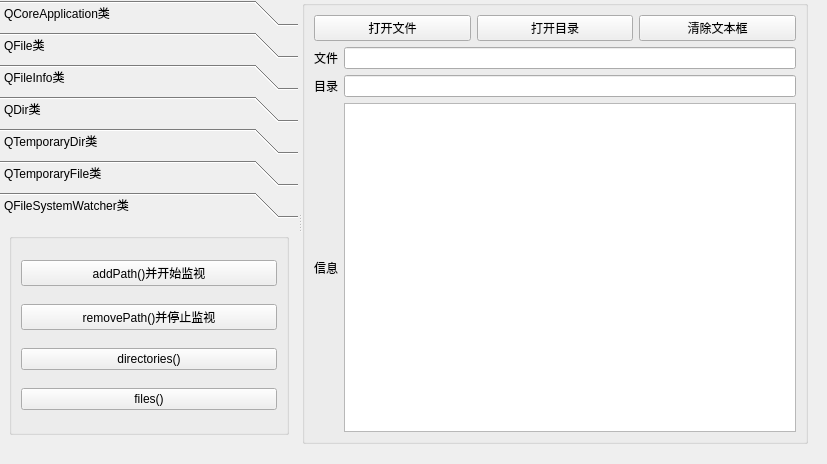
<?xml version="1.0" encoding="UTF-8"?>
<ui version="4.0">
 <class>Dialog</class>
 <widget class="QDialog" name="Dialog">
  <property name="geometry">
   <rect>
    <x>0</x>
    <y>0</y>
    <width>827</width>
    <height>464</height>
   </rect>
  </property>
  <property name="windowTitle">
   <string>Dialog</string>
  </property>
  <widget class="QSplitter" name="splitter">
   <property name="geometry">
    <rect>
     <x>0</x>
     <y>0</y>
     <width>808</width>
     <height>444</height>
    </rect>
   </property>
   <property name="orientation">
    <enum>Qt::Horizontal</enum>
   </property>
   <widget class="QToolBox" name="toolBox">
    <property name="currentIndex">
     <number>6</number>
    </property>
    <widget class="QWidget" name="pageApp">
     <property name="geometry">
      <rect>
       <x>0</x>
       <y>0</y>
       <width>266</width>
       <height>249</height>
      </rect>
     </property>
     <attribute name="icon">
      <iconset resource="res.qrc">
       <normaloff>:/images/images/802.bmp</normaloff>:/images/images/802.bmp</iconset>
     </attribute>
     <attribute name="label">
      <string>QCoreApplication类</string>
     </attribute>
     <layout class="QVBoxLayout" name="verticalLayout_2">
      <item>
       <widget class="QGroupBox" name="groupBox_2">
        <property name="title">
         <string/>
        </property>
        <layout class="QVBoxLayout" name="verticalLayout">
         <item>
          <widget class="QPushButton" name="pushButton">
           <property name="text">
            <string>applicationDirPath()</string>
           </property>
          </widget>
         </item>
         <item>
          <widget class="QPushButton" name="pushButton_2">
           <property name="text">
            <string>applicationFilePath()</string>
           </property>
          </widget>
         </item>
         <item>
          <widget class="QPushButton" name="pushButton_3">
           <property name="text">
            <string>applicationName()</string>
           </property>
          </widget>
         </item>
         <item>
          <widget class="QPushButton" name="pushButton_4">
           <property name="text">
            <string>setApplicationName</string>
           </property>
          </widget>
         </item>
         <item>
          <widget class="QPushButton" name="pushButton_5">
           <property name="toolTip">
            <string>lib</string>
           </property>
           <property name="text">
            <string>libraryPaths()</string>
           </property>
          </widget>
         </item>
         <item>
          <widget class="QPushButton" name="pushButton_6">
           <property name="text">
            <string>organizationName()</string>
           </property>
          </widget>
         </item>
         <item>
          <widget class="QPushButton" name="pushButton_7">
           <property name="text">
            <string>exit()退出程序</string>
           </property>
          </widget>
         </item>
        </layout>
       </widget>
      </item>
     </layout>
    </widget>
    <widget class="QWidget" name="pageFile">
     <property name="geometry">
      <rect>
       <x>0</x>
       <y>0</y>
       <width>266</width>
       <height>276</height>
      </rect>
     </property>
     <attribute name="icon">
      <iconset resource="res.qrc">
       <normaloff>:/images/images/804.bmp</normaloff>:/images/images/804.bmp</iconset>
     </attribute>
     <attribute name="label">
      <string>QFile类</string>
     </attribute>
     <layout class="QVBoxLayout" name="verticalLayout_7">
      <item>
       <widget class="QGroupBox" name="groupBox_4">
        <property name="title">
         <string>静态函数</string>
        </property>
        <layout class="QGridLayout" name="gridLayout_2">
         <item row="0" column="0">
          <widget class="QPushButton" name="pushButton_14">
           <property name="text">
            <string>copy()</string>
           </property>
          </widget>
         </item>
         <item row="0" column="1">
          <widget class="QPushButton" name="pushButton_15">
           <property name="text">
            <string>exists()</string>
           </property>
          </widget>
         </item>
         <item row="1" column="0">
          <widget class="QPushButton" name="pushButton_16">
           <property name="text">
            <string>remove()</string>
           </property>
          </widget>
         </item>
         <item row="1" column="1">
          <widget class="QPushButton" name="pushButton_17">
           <property name="text">
            <string>rename()</string>
           </property>
          </widget>
         </item>
         <item row="2" column="0">
          <widget class="QPushButton" name="pushButton_18">
           <property name="text">
            <string>move To Trash()</string>
           </property>
          </widget>
         </item>
        </layout>
       </widget>
      </item>
      <item>
       <widget class="QGroupBox" name="groupBox_5">
        <property name="title">
         <string>成员函数</string>
        </property>
        <layout class="QGridLayout" name="gridLayout_3">
         <item row="0" column="0">
          <widget class="QPushButton" name="pushButton_19">
           <property name="text">
            <string>copy()</string>
           </property>
          </widget>
         </item>
         <item row="0" column="1">
          <widget class="QPushButton" name="pushButton_20">
           <property name="text">
            <string>exists()</string>
           </property>
          </widget>
         </item>
         <item row="1" column="0">
          <widget class="QPushButton" name="pushButton_21">
           <property name="text">
            <string>remove()</string>
           </property>
          </widget>
         </item>
         <item row="1" column="1">
          <widget class="QPushButton" name="pushButton_22">
           <property name="text">
            <string>rename()</string>
           </property>
          </widget>
         </item>
         <item row="2" column="0">
          <widget class="QPushButton" name="pushButton_23">
           <property name="text">
            <string>move To Trash()</string>
           </property>
          </widget>
         </item>
        </layout>
       </widget>
      </item>
     </layout>
    </widget>
    <widget class="QWidget" name="pageFileInfo">
     <property name="geometry">
      <rect>
       <x>0</x>
       <y>-74</y>
       <width>290</width>
       <height>324</height>
      </rect>
     </property>
     <attribute name="icon">
      <iconset resource="res.qrc">
       <normaloff>:/images/images/135.JPG</normaloff>:/images/images/135.JPG</iconset>
     </attribute>
     <attribute name="label">
      <string>QFileInfo类</string>
     </attribute>
     <layout class="QVBoxLayout" name="verticalLayout_8">
      <item>
       <widget class="QGroupBox" name="groupBox_6">
        <property name="title">
         <string>文件信息</string>
        </property>
        <layout class="QGridLayout" name="gridLayout_4">
         <item row="0" column="0">
          <widget class="QPushButton" name="pushButton_24">
           <property name="text">
            <string>absoluteFilePath()</string>
           </property>
          </widget>
         </item>
         <item row="0" column="1">
          <widget class="QPushButton" name="pushButton_25">
           <property name="text">
            <string>absolutePath()</string>
           </property>
          </widget>
         </item>
         <item row="1" column="0">
          <widget class="QPushButton" name="pushButton_26">
           <property name="text">
            <string>fileName()</string>
           </property>
          </widget>
         </item>
         <item row="1" column="1">
          <widget class="QPushButton" name="pushButton_27">
           <property name="text">
            <string>filePath()</string>
           </property>
          </widget>
         </item>
         <item row="2" column="0">
          <widget class="QPushButton" name="pushButton_28">
           <property name="text">
            <string>size()</string>
           </property>
          </widget>
         </item>
         <item row="2" column="1">
          <widget class="QPushButton" name="pushButton_29">
           <property name="text">
            <string>path()</string>
           </property>
          </widget>
         </item>
         <item row="3" column="0">
          <widget class="QPushButton" name="pushButton_40">
           <property name="text">
            <string>baseName()</string>
           </property>
          </widget>
         </item>
         <item row="3" column="1">
          <widget class="QPushButton" name="pushButton_41">
           <property name="text">
            <string>completeBaseName()</string>
           </property>
          </widget>
         </item>
         <item row="4" column="0">
          <widget class="QPushButton" name="pushButton_30">
           <property name="text">
            <string>suffix()</string>
           </property>
          </widget>
         </item>
         <item row="4" column="1">
          <widget class="QPushButton" name="pushButton_31">
           <property name="text">
            <string>completeSuffix()</string>
           </property>
          </widget>
         </item>
         <item row="5" column="0">
          <widget class="QPushButton" name="pushButton_32">
           <property name="text">
            <string>isDir()</string>
           </property>
          </widget>
         </item>
         <item row="5" column="1">
          <widget class="QPushButton" name="pushButton_33">
           <property name="text">
            <string>isFile()</string>
           </property>
          </widget>
         </item>
         <item row="6" column="0">
          <widget class="QPushButton" name="pushButton_34">
           <property name="text">
            <string>isExecutable()</string>
           </property>
          </widget>
         </item>
         <item row="6" column="1">
          <widget class="QPushButton" name="pushButton_35">
           <property name="text">
            <string>birthTime()</string>
           </property>
          </widget>
         </item>
         <item row="7" column="0">
          <widget class="QPushButton" name="pushButton_36">
           <property name="text">
            <string>lastModified()</string>
           </property>
          </widget>
         </item>
         <item row="7" column="1">
          <widget class="QPushButton" name="pushButton_37">
           <property name="text">
            <string>lastRead()</string>
           </property>
          </widget>
         </item>
         <item row="8" column="0">
          <widget class="QPushButton" name="pushButton_38">
           <property name="text">
            <string>静态函数exist()</string>
           </property>
          </widget>
         </item>
         <item row="8" column="1">
          <widget class="QPushButton" name="pushButton_39">
           <property name="text">
            <string>exists()</string>
           </property>
          </widget>
         </item>
        </layout>
       </widget>
      </item>
     </layout>
    </widget>
    <widget class="QWidget" name="pageDir">
     <property name="geometry">
      <rect>
       <x>0</x>
       <y>-204</y>
       <width>266</width>
       <height>468</height>
      </rect>
     </property>
     <attribute name="icon">
      <iconset resource="res.qrc">
       <normaloff>:/images/images/007.GIF</normaloff>:/images/images/007.GIF</iconset>
     </attribute>
     <attribute name="label">
      <string>QDir类</string>
     </attribute>
     <layout class="QVBoxLayout" name="verticalLayout_6">
      <item>
       <widget class="QGroupBox" name="groupBox_7">
        <property name="title">
         <string>静态函数</string>
        </property>
        <layout class="QGridLayout" name="gridLayout_5">
         <item row="0" column="0">
          <widget class="QPushButton" name="pushButton_42">
           <property name="text">
            <string>tempPath</string>
           </property>
          </widget>
         </item>
         <item row="0" column="1">
          <widget class="QPushButton" name="pushButton_43">
           <property name="text">
            <string>rootPath()</string>
           </property>
          </widget>
         </item>
         <item row="1" column="0">
          <widget class="QPushButton" name="pushButton_44">
           <property name="text">
            <string>homePath()</string>
           </property>
          </widget>
         </item>
         <item row="1" column="1">
          <widget class="QPushButton" name="pushButton_45">
           <property name="text">
            <string>drives()</string>
           </property>
          </widget>
         </item>
         <item row="2" column="0">
          <widget class="QPushButton" name="pushButton_46">
           <property name="text">
            <string>currentPath()</string>
           </property>
          </widget>
         </item>
         <item row="2" column="1">
          <widget class="QPushButton" name="pushButton_47">
           <property name="text">
            <string>setCurrent()</string>
           </property>
          </widget>
         </item>
        </layout>
       </widget>
      </item>
      <item>
       <widget class="QGroupBox" name="groupBox_8">
        <property name="title">
         <string>文件或目录操作</string>
        </property>
        <layout class="QGridLayout" name="gridLayout_6">
         <item row="2" column="0">
          <widget class="QPushButton" name="pushButton_52">
           <property name="text">
            <string>setPath()</string>
           </property>
          </widget>
         </item>
         <item row="1" column="0">
          <widget class="QPushButton" name="pushButton_50">
           <property name="text">
            <string>remove()</string>
           </property>
          </widget>
         </item>
         <item row="0" column="1">
          <widget class="QPushButton" name="pushButton_49">
           <property name="text">
            <string>rmdir()</string>
           </property>
          </widget>
         </item>
         <item row="0" column="0">
          <widget class="QPushButton" name="pushButton_48">
           <property name="text">
            <string>mkdir()</string>
           </property>
          </widget>
         </item>
         <item row="1" column="1">
          <widget class="QPushButton" name="pushButton_51">
           <property name="text">
            <string>rename()</string>
           </property>
          </widget>
         </item>
         <item row="2" column="1">
          <widget class="QPushButton" name="pushButton_53">
           <property name="text">
            <string>removeRecuesively()</string>
           </property>
          </widget>
         </item>
        </layout>
       </widget>
      </item>
      <item>
       <widget class="QGroupBox" name="groupBox_9">
        <property name="title">
         <string>文件或目录信息</string>
        </property>
        <layout class="QGridLayout" name="gridLayout_7">
         <item row="0" column="0">
          <widget class="QPushButton" name="pushButton_54">
           <property name="text">
            <string>absoluteFilePath()</string>
           </property>
          </widget>
         </item>
         <item row="0" column="1">
          <widget class="QPushButton" name="pushButton_55">
           <property name="text">
            <string>absolutePath()</string>
           </property>
          </widget>
         </item>
         <item row="1" column="0">
          <widget class="QPushButton" name="pushButton_56">
           <property name="text">
            <string>canonicalPath()</string>
           </property>
          </widget>
         </item>
         <item row="1" column="1">
          <widget class="QPushButton" name="pushButton_57">
           <property name="text">
            <string>filePath()</string>
           </property>
          </widget>
         </item>
         <item row="2" column="0">
          <widget class="QPushButton" name="pushButton_58">
           <property name="text">
            <string>path()</string>
           </property>
          </widget>
         </item>
         <item row="2" column="1">
          <widget class="QPushButton" name="pushButton_59">
           <property name="text">
            <string>dirName()</string>
           </property>
          </widget>
         </item>
         <item row="3" column="0">
          <widget class="QPushButton" name="pushButton_60">
           <property name="text">
            <string>exists()</string>
           </property>
          </widget>
         </item>
         <item row="3" column="1">
          <widget class="QPushButton" name="pushButton_61">
           <property name="text">
            <string>isEmpty()</string>
           </property>
          </widget>
         </item>
         <item row="4" column="0">
          <widget class="QPushButton" name="pushButton_62">
           <property name="text">
            <string>entryList(dir)</string>
           </property>
          </widget>
         </item>
         <item row="4" column="1">
          <widget class="QPushButton" name="pushButton_63">
           <property name="text">
            <string>entryList(file)</string>
           </property>
          </widget>
         </item>
        </layout>
       </widget>
      </item>
     </layout>
    </widget>
    <widget class="QWidget" name="page_5">
     <property name="geometry">
      <rect>
       <x>0</x>
       <y>0</y>
       <width>280</width>
       <height>234</height>
      </rect>
     </property>
     <attribute name="icon">
      <iconset resource="res.qrc">
       <normaloff>:/images/images/806.bmp</normaloff>:/images/images/806.bmp</iconset>
     </attribute>
     <attribute name="label">
      <string>QTemporaryDir类</string>
     </attribute>
     <layout class="QVBoxLayout" name="verticalLayout_4">
      <item>
       <widget class="QGroupBox" name="groupBox_3">
        <property name="title">
         <string/>
        </property>
        <layout class="QVBoxLayout" name="verticalLayout_3">
         <item>
          <widget class="QPushButton" name="pushButton_8">
           <property name="text">
            <string>1.在系统临时目录下创建临时文件夹</string>
           </property>
          </widget>
         </item>
         <item>
          <widget class="QPushButton" name="pushButton_9">
           <property name="text">
            <string>2.在指定目录下创建临时文件夹</string>
           </property>
          </widget>
         </item>
         <item>
          <widget class="QPushButton" name="pushButton_10">
           <property name="text">
            <string>3.在当前目录下创建临时文件夹</string>
           </property>
          </widget>
         </item>
        </layout>
       </widget>
      </item>
     </layout>
    </widget>
    <widget class="QWidget" name="page_6">
     <property name="geometry">
      <rect>
       <x>0</x>
       <y>0</y>
       <width>280</width>
       <height>234</height>
      </rect>
     </property>
     <attribute name="icon">
      <iconset resource="res.qrc">
       <normaloff>:/images/images/174.JPG</normaloff>:/images/images/174.JPG</iconset>
     </attribute>
     <attribute name="label">
      <string>QTemporaryFile类</string>
     </attribute>
     <layout class="QVBoxLayout" name="verticalLayout_10">
      <item>
       <widget class="QGroupBox" name="groupBox_10">
        <property name="title">
         <string/>
        </property>
        <layout class="QVBoxLayout" name="verticalLayout_9">
         <item>
          <widget class="QPushButton" name="pushButton_64">
           <property name="text">
            <string>在系统临时目录下创建临时文件</string>
           </property>
          </widget>
         </item>
         <item>
          <widget class="QPushButton" name="pushButton_65">
           <property name="text">
            <string>在指定目录下创建临时文件</string>
           </property>
          </widget>
         </item>
         <item>
          <widget class="QPushButton" name="pushButton_66">
           <property name="text">
            <string>在当前目录下创建临时文件</string>
           </property>
          </widget>
         </item>
        </layout>
       </widget>
      </item>
     </layout>
    </widget>
    <widget class="QWidget" name="page">
     <attribute name="icon">
      <iconset resource="res.qrc">
       <normaloff>:/images/images/714.bmp</normaloff>:/images/images/714.bmp</iconset>
     </attribute>
     <attribute name="label">
      <string>QFileSystemWatcher类</string>
     </attribute>
     <layout class="QVBoxLayout" name="verticalLayout_12">
      <item>
       <widget class="QGroupBox" name="groupBox_11">
        <property name="title">
         <string/>
        </property>
        <layout class="QVBoxLayout" name="verticalLayout_11">
         <item>
          <widget class="QPushButton" name="pushButton_67">
           <property name="text">
            <string>addPath()并开始监视</string>
           </property>
          </widget>
         </item>
         <item>
          <widget class="QPushButton" name="pushButton_68">
           <property name="text">
            <string>removePath()并停止监视</string>
           </property>
          </widget>
         </item>
         <item>
          <widget class="QPushButton" name="pushButton_69">
           <property name="text">
            <string>directories()</string>
           </property>
          </widget>
         </item>
         <item>
          <widget class="QPushButton" name="pushButton_70">
           <property name="text">
            <string>files()</string>
           </property>
          </widget>
         </item>
        </layout>
       </widget>
      </item>
     </layout>
    </widget>
   </widget>
   <widget class="QGroupBox" name="groupBox">
    <property name="title">
     <string/>
    </property>
    <layout class="QVBoxLayout" name="verticalLayout_5">
     <item>
      <layout class="QHBoxLayout" name="horizontalLayout">
       <item>
        <widget class="QPushButton" name="pushButton_11">
         <property name="text">
          <string>打开文件</string>
         </property>
         <property name="icon">
          <iconset resource="res.qrc">
           <normaloff>:/images/images/007.GIF</normaloff>:/images/images/007.GIF</iconset>
         </property>
        </widget>
       </item>
       <item>
        <widget class="QPushButton" name="pushButton_12">
         <property name="text">
          <string>打开目录</string>
         </property>
         <property name="icon">
          <iconset resource="res.qrc">
           <normaloff>:/images/images/122.bmp</normaloff>:/images/images/122.bmp</iconset>
         </property>
        </widget>
       </item>
       <item>
        <widget class="QPushButton" name="pushButton_13">
         <property name="text">
          <string>清除文本框</string>
         </property>
         <property name="icon">
          <iconset resource="res.qrc">
           <normaloff>:/images/images/212.bmp</normaloff>:/images/images/212.bmp</iconset>
         </property>
        </widget>
       </item>
      </layout>
     </item>
     <item>
      <layout class="QGridLayout" name="gridLayout">
       <item row="0" column="0">
        <widget class="QLabel" name="label">
         <property name="text">
          <string>文件</string>
         </property>
         <property name="alignment">
          <set>Qt::AlignCenter</set>
         </property>
        </widget>
       </item>
       <item row="0" column="1">
        <widget class="QLineEdit" name="editFile"/>
       </item>
       <item row="1" column="0">
        <widget class="QLabel" name="label_2">
         <property name="text">
          <string>目录</string>
         </property>
         <property name="alignment">
          <set>Qt::AlignCenter</set>
         </property>
        </widget>
       </item>
       <item row="1" column="1">
        <widget class="QLineEdit" name="editDir"/>
       </item>
       <item row="2" column="0">
        <widget class="QLabel" name="label_3">
         <property name="text">
          <string>信息</string>
         </property>
         <property name="alignment">
          <set>Qt::AlignCenter</set>
         </property>
        </widget>
       </item>
       <item row="2" column="1">
        <widget class="QPlainTextEdit" name="plainTextEdit"/>
       </item>
      </layout>
     </item>
    </layout>
   </widget>
  </widget>
 </widget>
 <resources>
  <include location="res.qrc"/>
 </resources>
 <connections/>
</ui>
